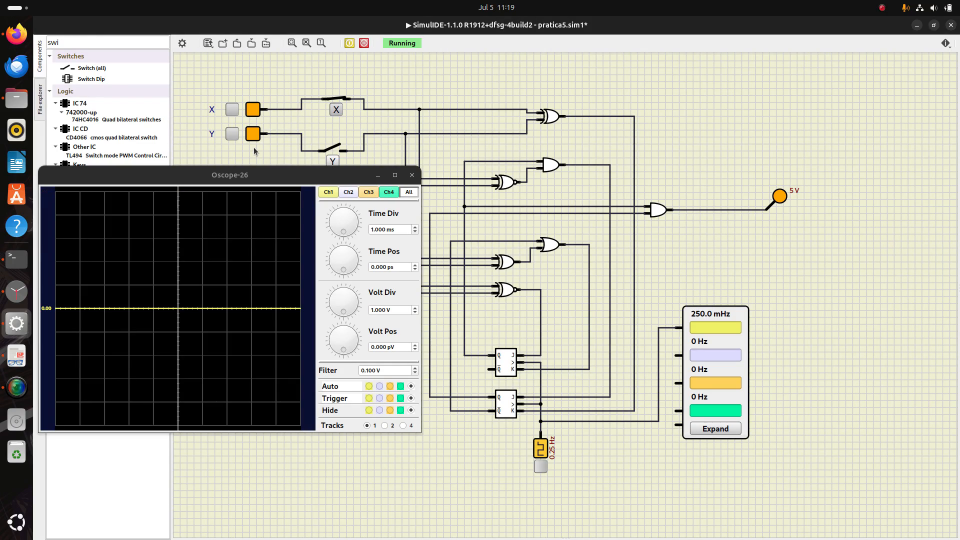
#> input picture frame 179 of media/pratica4_ex1_LUCASALMEIDADESOUZA_SIMULACAO(1).mp4, 1920 x 1080 px (shown at 1/2 size)
$ python camera_smoke_test.py
#> lines starting #> are read from the running program, lines starting #| are printed output that depends on the picture
import numpy as np
import cv2 as cv
# Carrega um video pelo caminho especificado
cap = cv.VideoCapture('/home/lucas/Estudos/Vault_Obsidian/04_Entregaveis/BulbaTech/media/pratica4_ex1_LUCASALMEIDADESOUZA_SIMULACAO(1).mp4')

# Checa se o vídeo foi aberto corretamente
if not cap.isOpened():
    print("Erro ao abrir o vídeo")
    exit()
while True:
    #ret retorna um booleano indicando se o quadro foi lido corretamente e o quadro em si
    ret, frame = cap.read()
#> frame is the input picture: shape (1080, 1920, 3); mean B, G, R 165.6, 178.2, 178.2
    # Converte de float para int, para o slicing funcionar corretamente
    width=int(cap.get(3))
    height=int(cap.get(4))
    image = np.zeros(frame.shape, np.uint8)
    frame_reduzido=cv.resize(frame,(0,0), fx=0.5, fy=0.5)
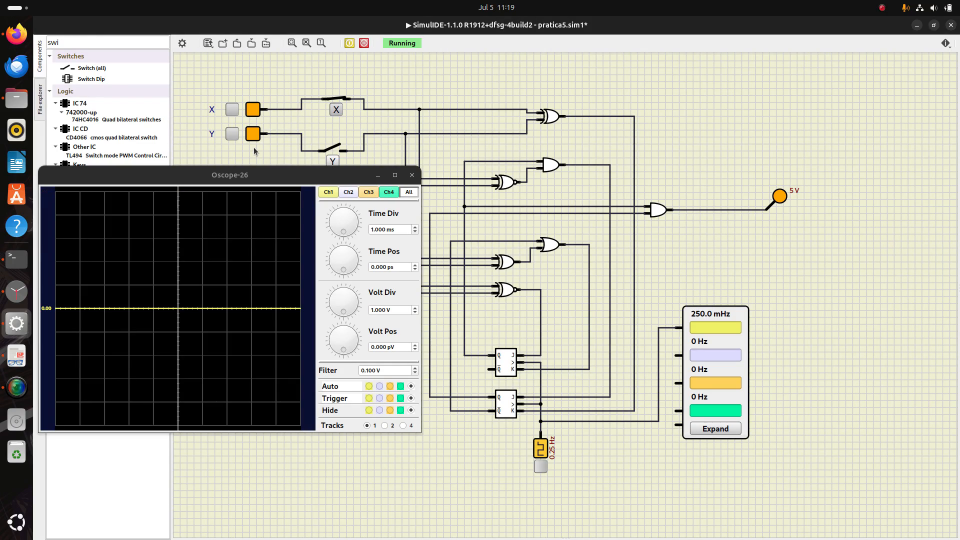
#> frame_reduzido: shape (540, 960, 3); mean B, G, R 165.7, 178.3, 178.3
    # 1/4 da imagem preenchida, 2º quadrante da imagem.
    image[:height//2,:width//2]=frame_reduzido
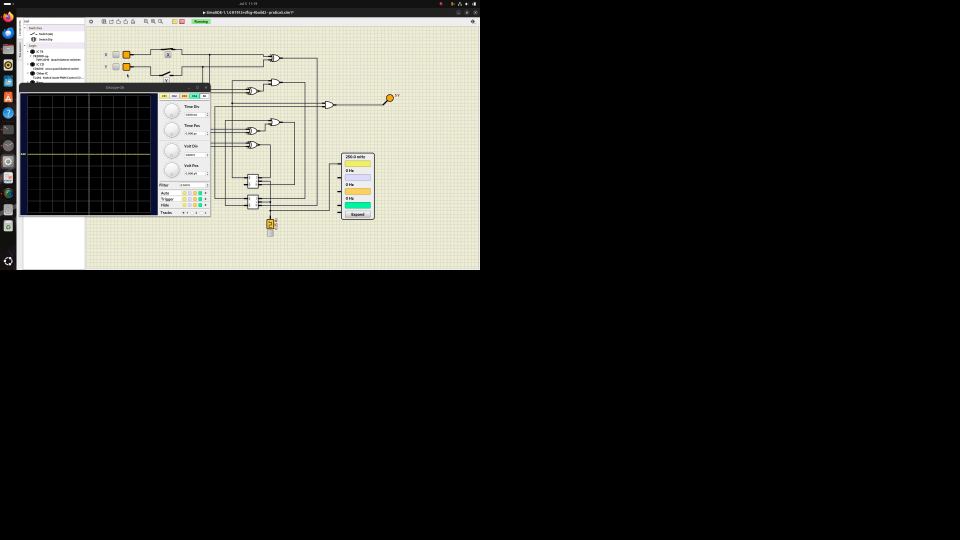
#> image: shape (1080, 1920, 3) (shown at 1/2 size); mean B, G, R 41.4, 44.6, 44.6
    # 1/4 da imagem preenchida, 3º quadrante da imagem.
    image[height//2:,:width//2]=frame_reduzido
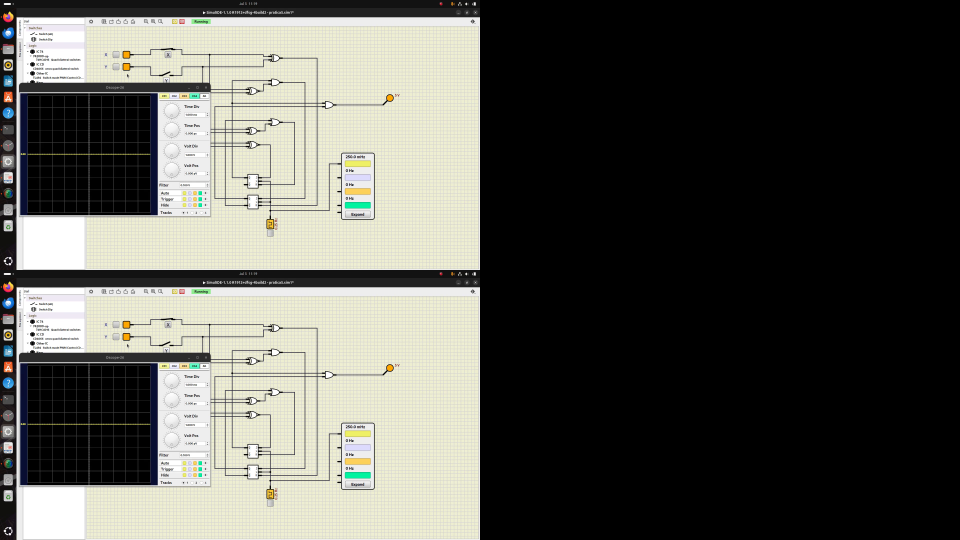
#> image: shape (1080, 1920, 3) (shown at 1/2 size); mean B, G, R 82.8, 89.2, 89.2
    # 1/4 da imagem preenchida, 4º quadrante da imagem.
    image[height//2:,width//2:]=frame_reduzido
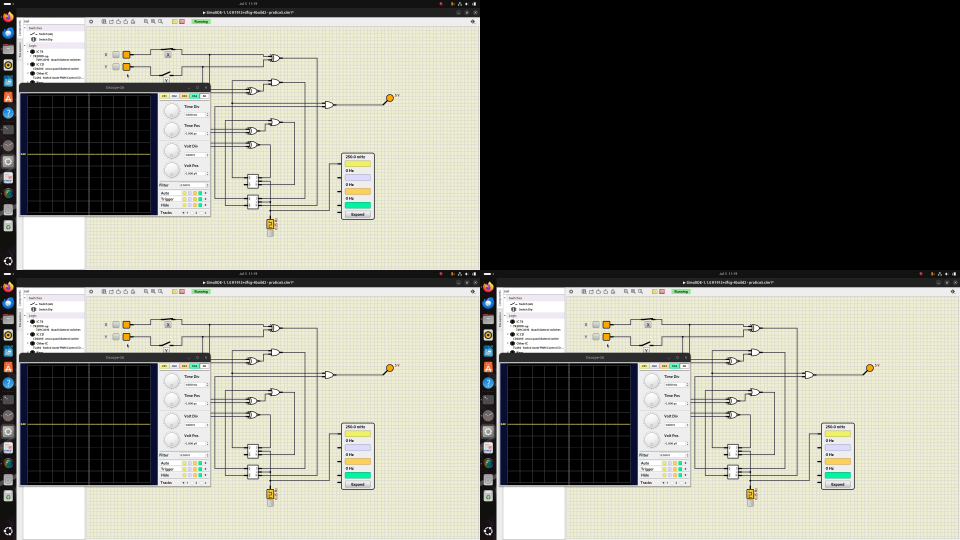
#> image: shape (1080, 1920, 3) (shown at 1/2 size); mean B, G, R 124.3, 133.7, 133.8
    # 1/4 da imagem preenchida, 1º quadrante da imagem.
    image[:height//2,width//2:]=frame_reduzido
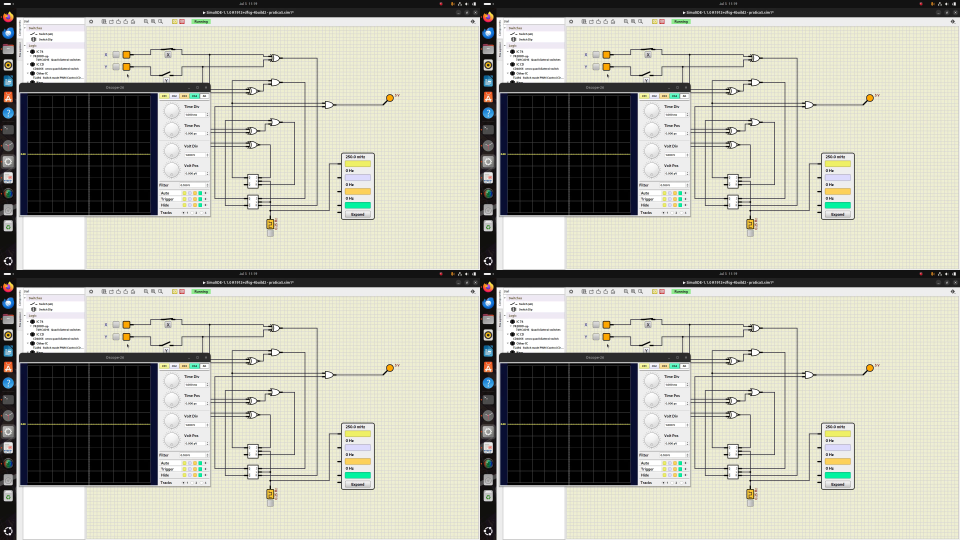
#> image: shape (1080, 1920, 3) (shown at 1/2 size); mean B, G, R 165.7, 178.3, 178.3
    if not ret:
        print("Erro ao capturar o quadro")
        break
    cv.imshow('Video', image)
    # ord retorna o valor ASCII do caractere 'q' e cv.waitKey(1) espera 1 milissegundo para capturar a tecla pressionada
    if cv.waitKey(1) & 0xFF == ord('q'):
#> (key q is pressed here)
        break
# Libera o objeto de captura e fecha todas as janelas
# Libera o recurso para que outros programas possam utilizá-lo
cap.release()
cv.destroyAllWindows()

$ run again, starting later in the video
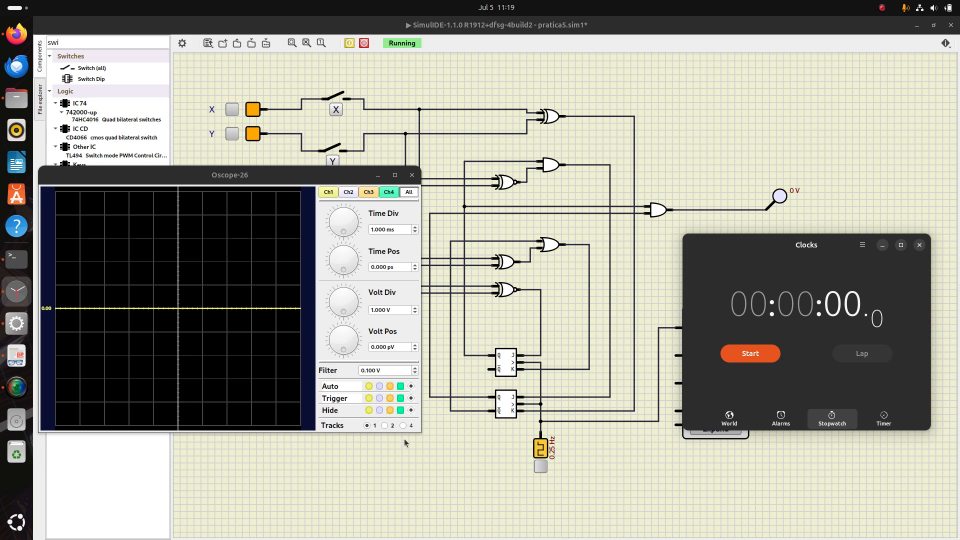
#> input picture frame 806 of media/pratica4_ex1_LUCASALMEIDADESOUZA_SIMULACAO(1).mp4, 1920 x 1080 px (shown at 1/2 size)
#> frame is the input picture: shape (1080, 1920, 3); mean B, G, R 150.6, 161.3, 161.8
#> `image[height//2:,width//2:]=frame_reduzido`:
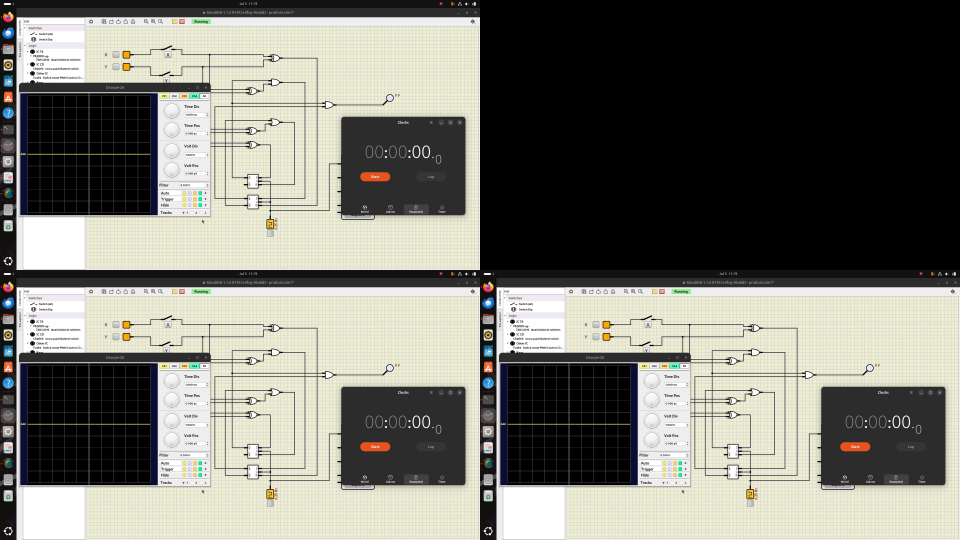
#> image: shape (1080, 1920, 3) (shown at 1/2 size); mean B, G, R 113, 121, 121.4
#> `image[:height//2,width//2:]=frame_reduzido`:
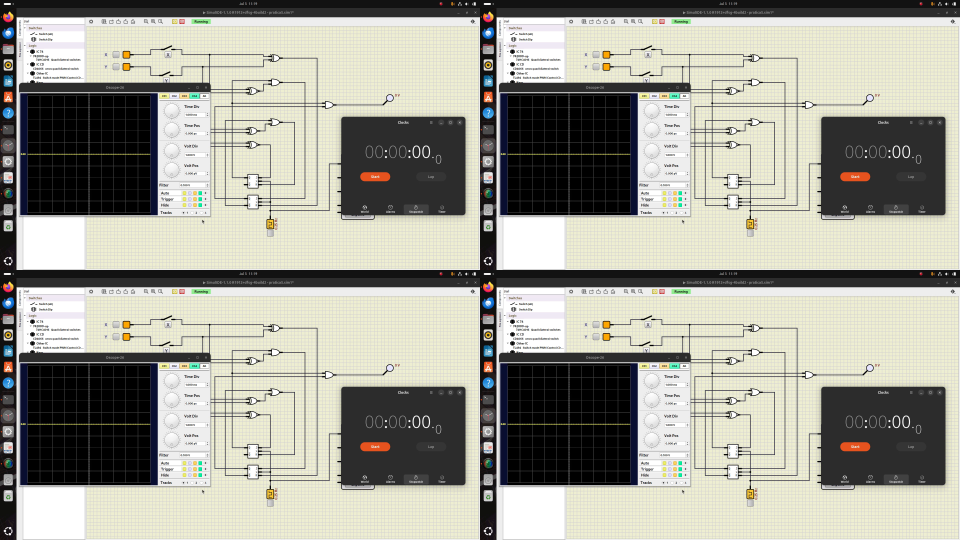
#> image: shape (1080, 1920, 3) (shown at 1/2 size); mean B, G, R 150.7, 161.4, 161.9

$ run again, starting later in the video
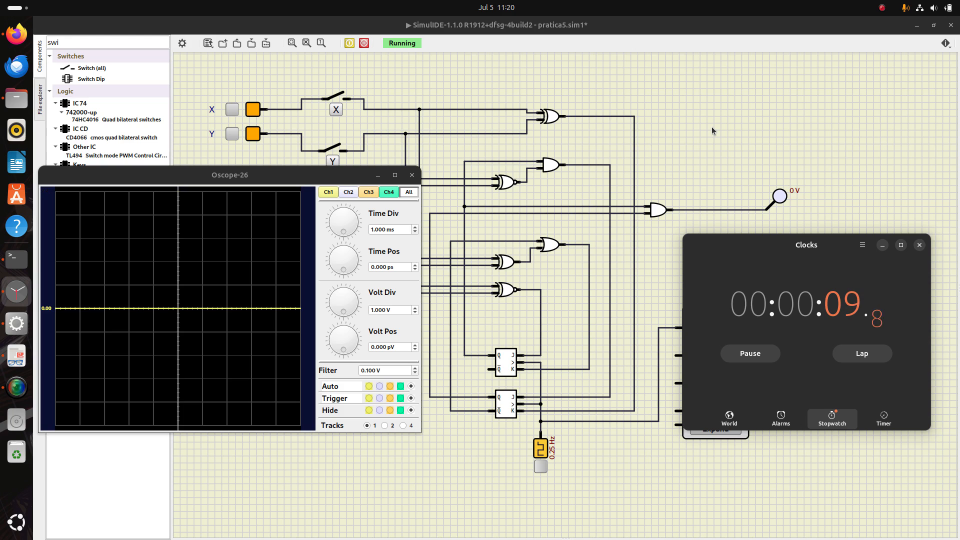
#> input picture frame 1433 of media/pratica4_ex1_LUCASALMEIDADESOUZA_SIMULACAO(1).mp4, 1920 x 1080 px (shown at 1/2 size)
#> frame is the input picture: shape (1080, 1920, 3); mean B, G, R 150.6, 161.2, 161.5
#> `image[height//2:,width//2:]=frame_reduzido`:
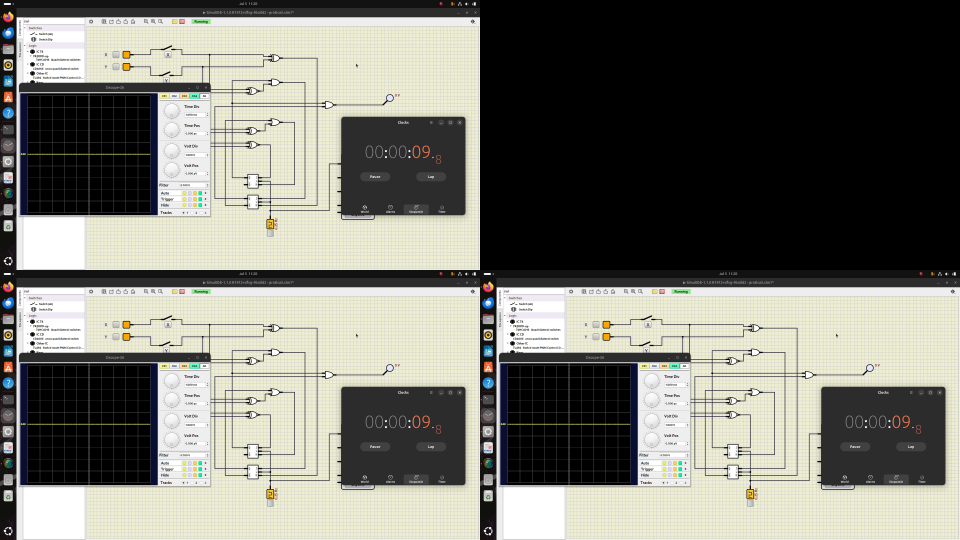
#> image: shape (1080, 1920, 3) (shown at 1/2 size); mean B, G, R 113, 121, 121.2
#> `image[:height//2,width//2:]=frame_reduzido`:
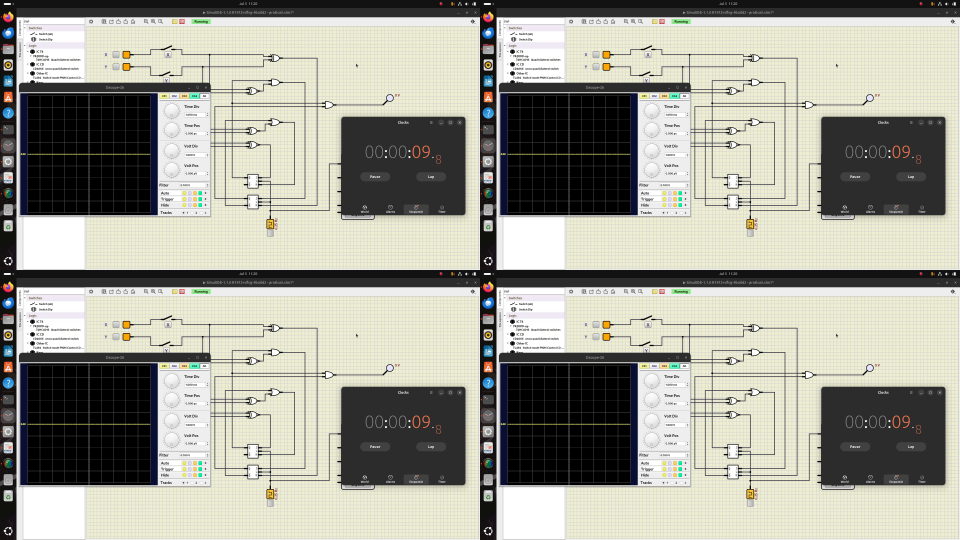
#> image: shape (1080, 1920, 3) (shown at 1/2 size); mean B, G, R 150.7, 161.3, 161.6
